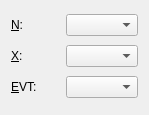
<?xml version="1.0" encoding="UTF-8"?>
<ui version="4.0">
 <class>RangeDialogBase</class>
 <widget class="QDialog" name="RangeDialogBase">
  <property name="geometry">
   <rect>
    <x>0</x>
    <y>0</y>
    <width>149</width>
    <height>115</height>
   </rect>
  </property>
  <property name="sizePolicy">
   <sizepolicy hsizetype="Fixed" vsizetype="Fixed">
    <horstretch>149</horstretch>
    <verstretch>115</verstretch>
   </sizepolicy>
  </property>
  <property name="minimumSize">
   <size>
    <width>100</width>
    <height>10</height>
   </size>
  </property>
  <property name="maximumSize">
   <size>
    <width>149</width>
    <height>123</height>
   </size>
  </property>
  <property name="font">
   <font/>
  </property>
  <property name="windowTitle">
   <string>Messbereiche</string>
  </property>
  <property name="autoFillBackground">
   <bool>false</bool>
  </property>
  <property name="sizeGripEnabled">
   <bool>false</bool>
  </property>
  <property name="modal">
   <bool>false</bool>
  </property>
  <layout class="QGridLayout">
   <item row="0" column="1">
    <widget class="QComboBox" name="RangeNComboBox"/>
   </item>
   <item row="2" column="1">
    <widget class="QComboBox" name="RangeEVTComboBox"/>
   </item>
   <item row="1" column="0">
    <widget class="QLabel" name="RangeXTextLabel">
     <property name="text">
      <string>&amp;X:</string>
     </property>
     <property name="wordWrap">
      <bool>false</bool>
     </property>
     <property name="buddy">
      <cstring>RangeXComboBox</cstring>
     </property>
    </widget>
   </item>
   <item row="1" column="1">
    <widget class="QComboBox" name="RangeXComboBox"/>
   </item>
   <item row="2" column="0">
    <widget class="QLabel" name="RangeEVTTextLabel">
     <property name="text">
      <string>&amp;EVT:</string>
     </property>
     <property name="wordWrap">
      <bool>false</bool>
     </property>
     <property name="buddy">
      <cstring>RangeEVTComboBox</cstring>
     </property>
    </widget>
   </item>
   <item row="0" column="0">
    <widget class="QLabel" name="RangeNTextLabel">
     <property name="text">
      <string>&amp;N:</string>
     </property>
     <property name="wordWrap">
      <bool>false</bool>
     </property>
     <property name="buddy">
      <cstring>RangeNComboBox</cstring>
     </property>
    </widget>
   </item>
  </layout>
 </widget>
 <layoutdefault spacing="6" margin="11"/>
 <pixmapfunction>qPixmapFromMimeSource</pixmapfunction>
 <includes>
  <include location="local">wmglobal.h</include>
 </includes>
 <resources/>
 <connections>
  <connection>
   <sender>RangeNComboBox</sender>
   <signal>activated(QString)</signal>
   <receiver>RangeDialogBase</receiver>
   <slot>SetNRangeSlot(QString)</slot>
   <hints>
    <hint type="sourcelabel">
     <x>20</x>
     <y>20</y>
    </hint>
    <hint type="destinationlabel">
     <x>20</x>
     <y>20</y>
    </hint>
   </hints>
  </connection>
  <connection>
   <sender>RangeXComboBox</sender>
   <signal>activated(QString)</signal>
   <receiver>RangeDialogBase</receiver>
   <slot>SetXRangeSlot(QString)</slot>
   <hints>
    <hint type="sourcelabel">
     <x>20</x>
     <y>20</y>
    </hint>
    <hint type="destinationlabel">
     <x>20</x>
     <y>20</y>
    </hint>
   </hints>
  </connection>
  <connection>
   <sender>RangeEVTComboBox</sender>
   <signal>activated(QString)</signal>
   <receiver>RangeDialogBase</receiver>
   <slot>SetEVTRangeSlot(QString)</slot>
   <hints>
    <hint type="sourcelabel">
     <x>20</x>
     <y>20</y>
    </hint>
    <hint type="destinationlabel">
     <x>20</x>
     <y>20</y>
    </hint>
   </hints>
  </connection>
 </connections>
</ui>
